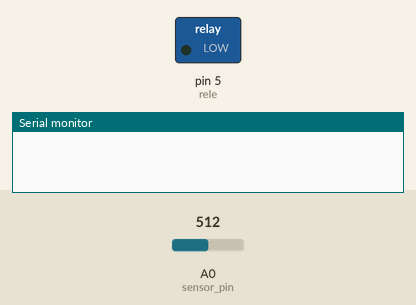
Bench run of a sketch on a simulated Arduino Uno, built with avr-gcc and run on an emulated ATmega328P. Shown: switched loads named in the sketch (green lamp = pin HIGH), the last lines printed to the serial monitor. The test bench sets the inputs (shaded band); at power-on: A0 (sensor_pin) = 512.

Above: at 0.1 s.
At 1.1 s:
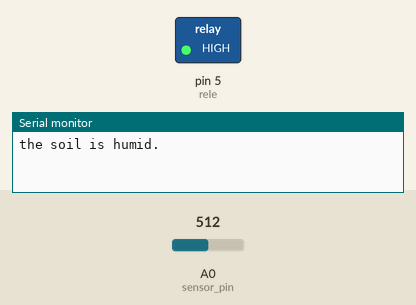
Timing chart, 0 to 2.6 s (numbered marks = the images above):
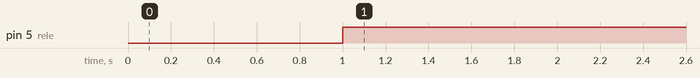

Measured:
- by itself, pin 5 (rele): LOW → HIGH at 1.0 s

The sketch:

soil_moisture.ino
```cpp
int sensor_analog;
const int sensor_pin = A0;
const int rele = 5;

void setup(void) {
  Serial.begin(9600);
  pinMode(rele, OUTPUT);
}

void loop(void) {
  sensor_analog = analogRead(sensor_pin);
  delay(1000);
  digitalWrite(rele, LOW);


  if (sensor_analog >= 370 && sensor_analog <= 600)
  {
    Serial.println("the soil is humid.");
    digitalWrite(rele, HIGH);
    delay(2000);
  }

}
```
